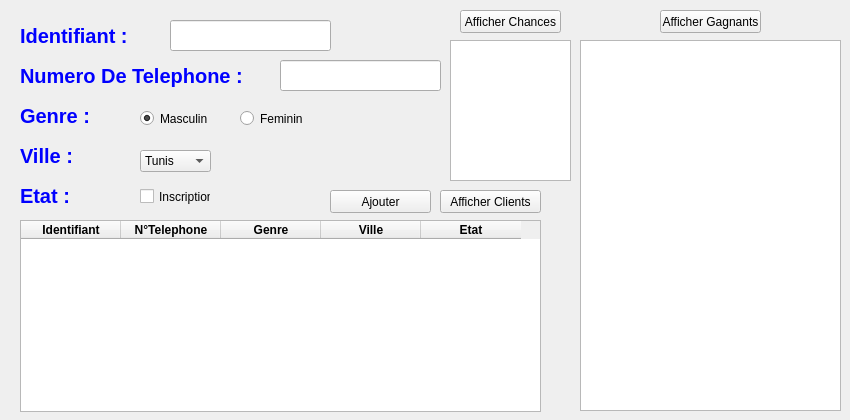
<?xml version="1.0" encoding="UTF-8"?>
<ui version="4.0">
 <class>MainWindow</class>
 <widget class="QMainWindow" name="MainWindow">
  <property name="geometry">
   <rect>
    <x>0</x>
    <y>0</y>
    <width>850</width>
    <height>420</height>
   </rect>
  </property>
  <property name="minimumSize">
   <size>
    <width>850</width>
    <height>420</height>
   </size>
  </property>
  <property name="maximumSize">
   <size>
    <width>850</width>
    <height>420</height>
   </size>
  </property>
  <property name="windowTitle">
   <string>PROTOTYPE BAC23 ALGO</string>
  </property>
  <widget class="QWidget" name="centralwidget">
   <widget class="QLabel" name="label">
    <property name="geometry">
     <rect>
      <x>20</x>
      <y>20</y>
      <width>131</width>
      <height>31</height>
     </rect>
    </property>
    <property name="styleSheet">
     <string notr="true">font-weight: bold;
font-size: 20px;
color: blue;</string>
    </property>
    <property name="text">
     <string>Identifiant : </string>
    </property>
   </widget>
   <widget class="QLabel" name="label_2">
    <property name="geometry">
     <rect>
      <x>20</x>
      <y>60</y>
      <width>241</width>
      <height>31</height>
     </rect>
    </property>
    <property name="styleSheet">
     <string notr="true">font-weight: bold;
font-size: 20px;
color: blue;</string>
    </property>
    <property name="text">
     <string>Numero De Telephone : </string>
    </property>
   </widget>
   <widget class="QLabel" name="label_3">
    <property name="geometry">
     <rect>
      <x>20</x>
      <y>100</y>
      <width>81</width>
      <height>31</height>
     </rect>
    </property>
    <property name="styleSheet">
     <string notr="true">font-weight: bold;
font-size: 20px;
color: blue;</string>
    </property>
    <property name="text">
     <string>Genre : </string>
    </property>
   </widget>
   <widget class="QLabel" name="label_4">
    <property name="geometry">
     <rect>
      <x>20</x>
      <y>140</y>
      <width>61</width>
      <height>31</height>
     </rect>
    </property>
    <property name="styleSheet">
     <string notr="true">font-weight: bold;
font-size: 20px;
color: blue;</string>
    </property>
    <property name="text">
     <string>Ville : </string>
    </property>
   </widget>
   <widget class="QLabel" name="label_5">
    <property name="geometry">
     <rect>
      <x>20</x>
      <y>180</y>
      <width>61</width>
      <height>31</height>
     </rect>
    </property>
    <property name="styleSheet">
     <string notr="true">font-weight: bold;
font-size: 20px;
color: blue;</string>
    </property>
    <property name="text">
     <string>Etat :</string>
    </property>
   </widget>
   <widget class="QCheckBox" name="inscrit">
    <property name="geometry">
     <rect>
      <x>140</x>
      <y>186</y>
      <width>71</width>
      <height>21</height>
     </rect>
    </property>
    <property name="text">
     <string>Inscription</string>
    </property>
   </widget>
   <widget class="QComboBox" name="ville">
    <property name="geometry">
     <rect>
      <x>140</x>
      <y>150</y>
      <width>71</width>
      <height>22</height>
     </rect>
    </property>
    <item>
     <property name="text">
      <string>Tunis</string>
     </property>
    </item>
    <item>
     <property name="text">
      <string>Beja</string>
     </property>
    </item>
    <item>
     <property name="text">
      <string>Gafsa</string>
     </property>
    </item>
    <item>
     <property name="text">
      <string>Bizerte</string>
     </property>
    </item>
   </widget>
   <widget class="QRadioButton" name="masculin">
    <property name="geometry">
     <rect>
      <x>140</x>
      <y>110</y>
      <width>82</width>
      <height>17</height>
     </rect>
    </property>
    <property name="text">
     <string>Masculin</string>
    </property>
    <property name="checked">
     <bool>true</bool>
    </property>
   </widget>
   <widget class="QRadioButton" name="feminin">
    <property name="geometry">
     <rect>
      <x>240</x>
      <y>110</y>
      <width>82</width>
      <height>17</height>
     </rect>
    </property>
    <property name="text">
     <string>Feminin</string>
    </property>
   </widget>
   <widget class="QLineEdit" name="identifiant">
    <property name="geometry">
     <rect>
      <x>170</x>
      <y>20</y>
      <width>161</width>
      <height>31</height>
     </rect>
    </property>
   </widget>
   <widget class="QLineEdit" name="numtel">
    <property name="geometry">
     <rect>
      <x>280</x>
      <y>60</y>
      <width>161</width>
      <height>31</height>
     </rect>
    </property>
   </widget>
   <widget class="QTableWidget" name="tableau">
    <property name="geometry">
     <rect>
      <x>20</x>
      <y>220</y>
      <width>521</width>
      <height>192</height>
     </rect>
    </property>
    <column>
     <property name="text">
      <string>Identifiant</string>
     </property>
     <property name="font">
      <font>
       <weight>75</weight>
       <bold>true</bold>
      </font>
     </property>
    </column>
    <column>
     <property name="text">
      <string>N°Telephone</string>
     </property>
     <property name="font">
      <font>
       <weight>75</weight>
       <bold>true</bold>
      </font>
     </property>
    </column>
    <column>
     <property name="text">
      <string>Genre</string>
     </property>
     <property name="font">
      <font>
       <weight>75</weight>
       <bold>true</bold>
      </font>
     </property>
    </column>
    <column>
     <property name="text">
      <string>Ville</string>
     </property>
     <property name="font">
      <font>
       <weight>75</weight>
       <bold>true</bold>
      </font>
     </property>
    </column>
    <column>
     <property name="text">
      <string>Etat</string>
     </property>
     <property name="font">
      <font>
       <weight>75</weight>
       <bold>true</bold>
      </font>
     </property>
    </column>
   </widget>
   <widget class="QPushButton" name="ajouter">
    <property name="geometry">
     <rect>
      <x>330</x>
      <y>190</y>
      <width>101</width>
      <height>23</height>
     </rect>
    </property>
    <property name="cursor">
     <cursorShape>PointingHandCursor</cursorShape>
    </property>
    <property name="text">
     <string>Ajouter</string>
    </property>
   </widget>
   <widget class="QPushButton" name="affiche_client">
    <property name="geometry">
     <rect>
      <x>440</x>
      <y>190</y>
      <width>101</width>
      <height>23</height>
     </rect>
    </property>
    <property name="cursor">
     <cursorShape>PointingHandCursor</cursorShape>
    </property>
    <property name="text">
     <string>Afficher Clients</string>
    </property>
   </widget>
   <widget class="QPushButton" name="affiche_chance">
    <property name="geometry">
     <rect>
      <x>460</x>
      <y>10</y>
      <width>101</width>
      <height>23</height>
     </rect>
    </property>
    <property name="cursor">
     <cursorShape>PointingHandCursor</cursorShape>
    </property>
    <property name="text">
     <string>Afficher Chances</string>
    </property>
   </widget>
   <widget class="QPushButton" name="affiche_gagnant">
    <property name="geometry">
     <rect>
      <x>660</x>
      <y>10</y>
      <width>101</width>
      <height>23</height>
     </rect>
    </property>
    <property name="cursor">
     <cursorShape>PointingHandCursor</cursorShape>
    </property>
    <property name="text">
     <string>Afficher Gagnants</string>
    </property>
   </widget>
   <widget class="QListWidget" name="chance_list">
    <property name="geometry">
     <rect>
      <x>450</x>
      <y>40</y>
      <width>121</width>
      <height>141</height>
     </rect>
    </property>
   </widget>
   <widget class="QListWidget" name="gagne_list">
    <property name="geometry">
     <rect>
      <x>580</x>
      <y>40</y>
      <width>261</width>
      <height>371</height>
     </rect>
    </property>
   </widget>
  </widget>
 </widget>
 <resources/>
 <connections/>
</ui>
